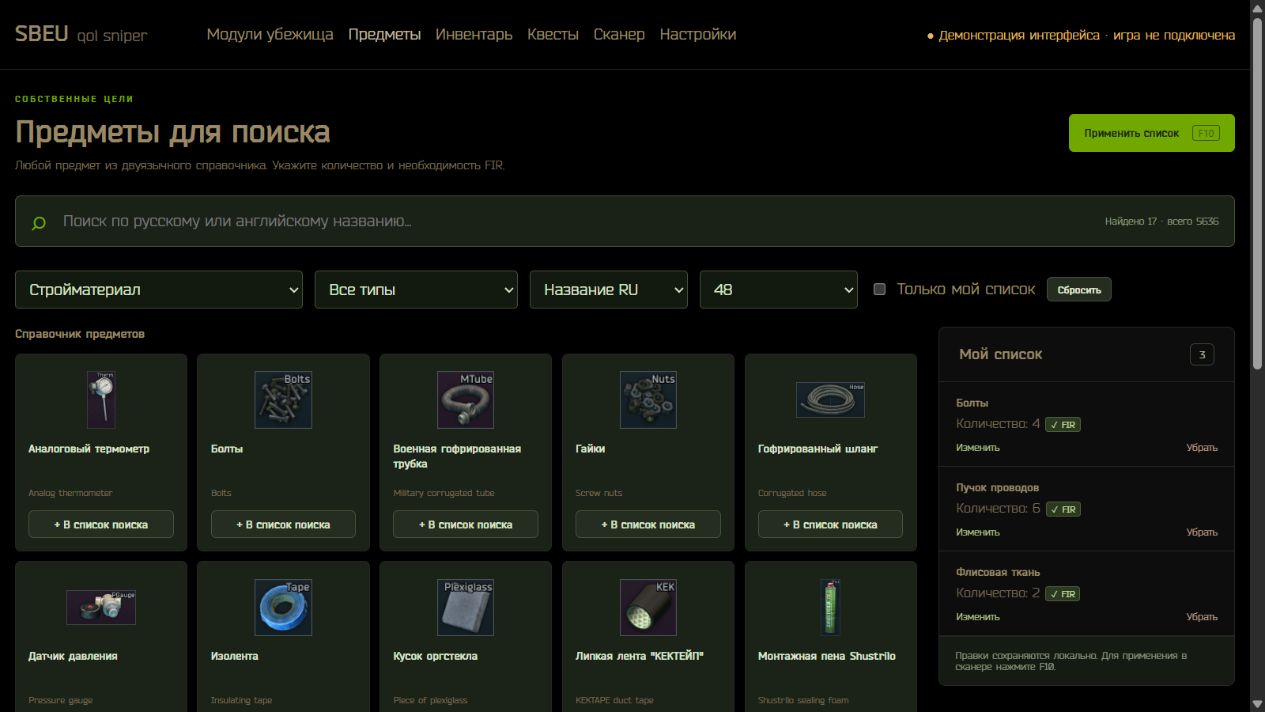
#> input picture docs/images/items.jpg, 1265 x 712 px
$ python -i library.py   (imports and definitions only)
#> lines starting #> are read from the running program, lines starting #| are printed output that depends on the picture
#> further down, picture is the input picture: shape (712, 1265, 3); mean B, G, R 17.5, 23.6, 19.9
"""Whole-catalog visual retrieval. Public artwork only; no game data access."""
from __future__ import annotations

import hashlib
import json
import threading
from concurrent.futures import ThreadPoolExecutor, as_completed
from io import BytesIO
from pathlib import Path

import cv2
import numpy as np
import requests
from PIL import Image

from .catalog import item_records
from .core import save_json


def descriptor(image):
    if image.ndim == 2:
        gray = image
    else:
        gray = cv2.cvtColor(image[:, :, :3], cv2.COLOR_BGR2GRAY)
    h, w = gray.shape
#> h = 712; w = 1265
    dx, dy = max(1, round(w*.12)), max(1, round(min(h, 64)*.24))
#> dx = 152; dy = 15
    center = gray[dy:max(dy+1,h-dy), dx:max(dx+1,w-dx)]
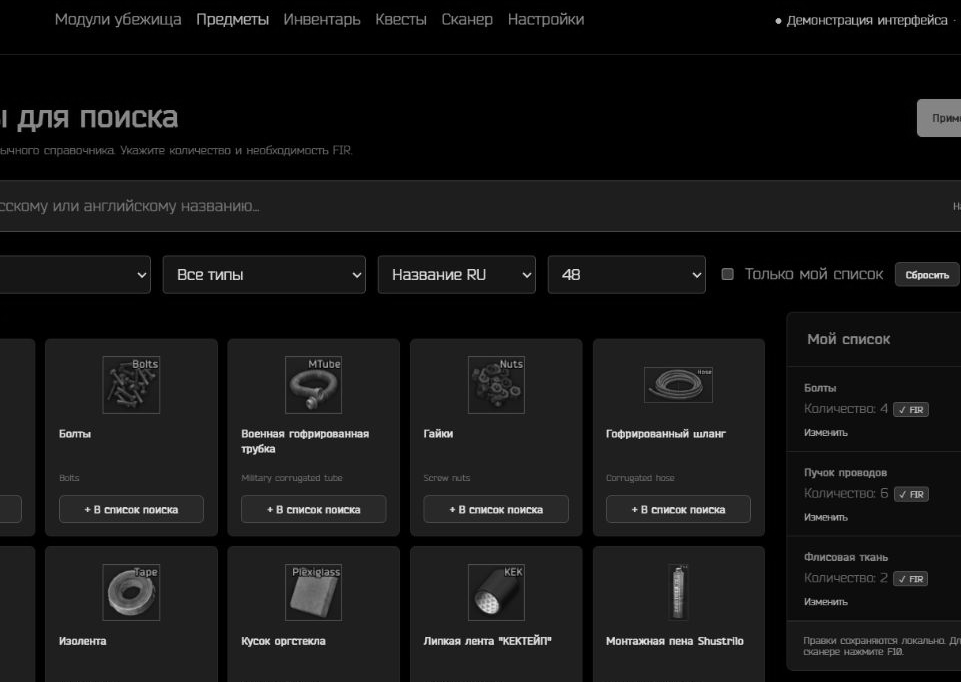
#> center: shape (682, 961); min 0, max 240, mean 21.3
    small = cv2.resize(center, (32, 32)).astype(np.float32)
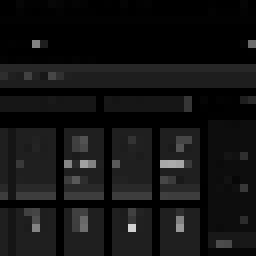
#> small: shape (32, 32) float32 (shown 8 times larger); min 0, max 209, mean 19.3
    small = (small-small.mean())/max(8., float(small.std()))
    dct = cv2.dct(small)[:8,:8].ravel()[1:]
#> dct = 63 values, max 5.66 at index 55, min -12.56 at index 7, mean -0.209
    dct /= max(1e-6, np.linalg.norm(dct))
#> dct = 63 values, max 0.307 at index 55, min -0.681 at index 7, mean -0.0113
    spatial = cv2.resize(small, (8, 8)).ravel()
#> spatial = 64 values, max 2.19 at index 34, min -0.82 at index 10, mean -0.077
    spatial /= max(1e-6, np.linalg.norm(spatial))
#> spatial = 64 values, max 0.423 at index 34, min -0.159 at index 10, mean -0.0149
    vector = np.concatenate((dct*.75, spatial*.66))
#> vector = 127 values, max 0.279 at index 97, min -0.511 at index 7, mean -0.00918
    return vector / max(1e-6, np.linalg.norm(vector))


class VisualLibrary:
    # [107 lines left out: functions __init__, load, prepare, build, footprints, not called in this run]

    def retrieve(self, image, limit=16):
        return self.retrieve_many([image],limit)[0]

    # [37 lines left out: function retrieve_many, not called in this run]


# [17 lines not run here, left out]

>>> import cv2
>>> picture = cv2.imread('../docs/images/items.jpg')
>>> result = descriptor(picture)
#> result = 127 values, max 0.28 at index 97, min -0.511 at index 7, mean -0.00918

$ run again, on docs/images/inventory.jpg
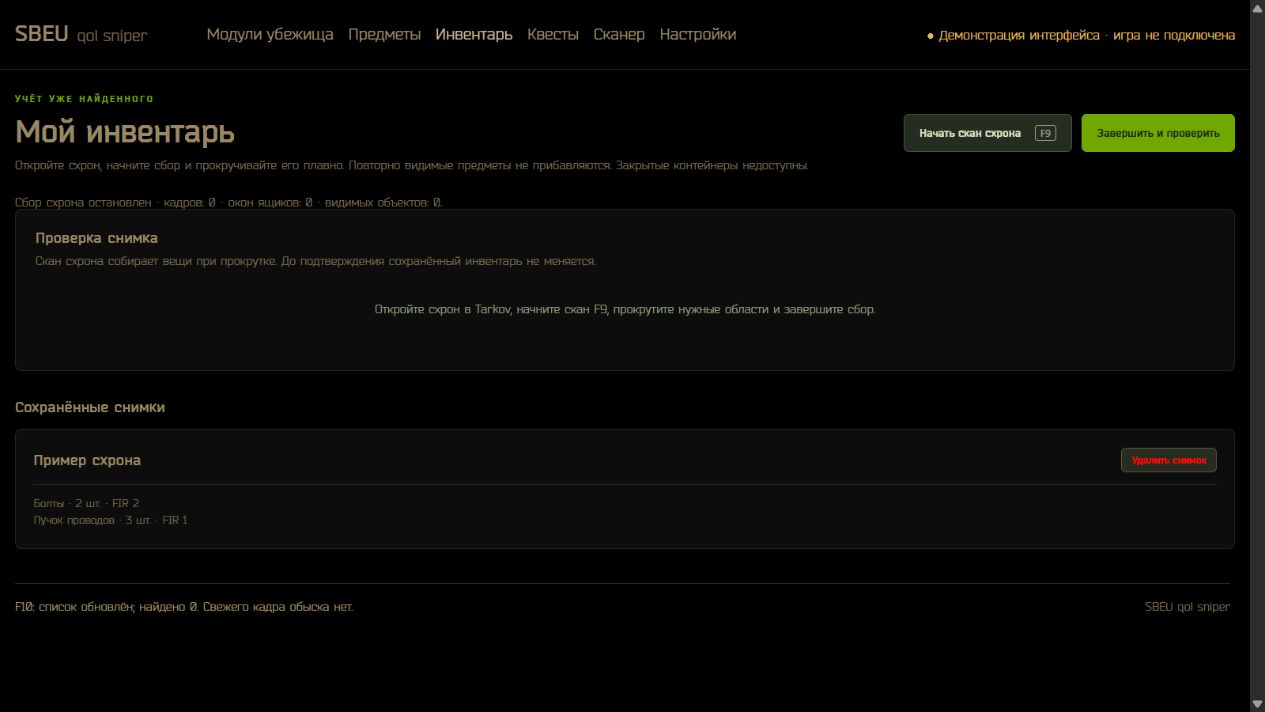
#> input picture docs/images/inventory.jpg, 1265 x 712 px
#> picture is the input picture: shape (712, 1265, 3); mean B, G, R 7.8, 9.4, 9.3
#> in descriptor, `center = gray[dy:max(dy+1,h-dy), dx:max(dx+1,w-dx)]`:
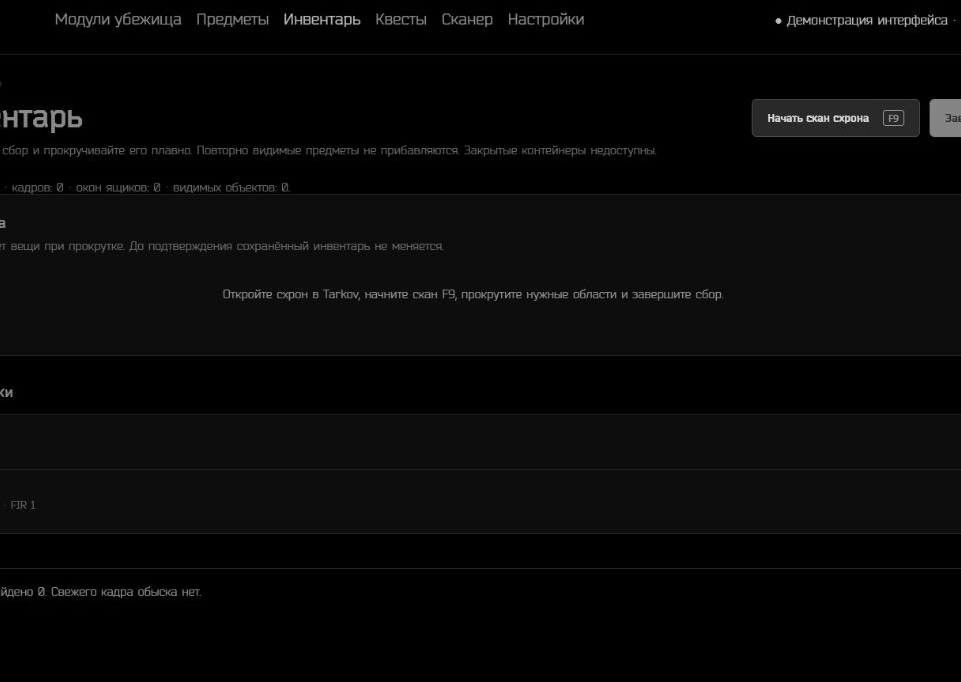
#> center: shape (682, 961); min 0, max 230, mean 8.1
#> in descriptor, `small = (small-small.mean())/max(8., float(small.std()))`:
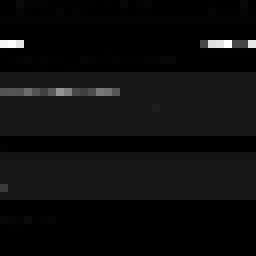
#> small: shape (32, 32) float32 (shown 8 times larger); min -0.545, max 9.97, mean -7.45e-09; drawn with min black and max white
#> in descriptor, `dct = cv2.dct(small)[:8,:8].ravel()[1:]`: dct = 63 values, max 3.29 at index 9, min -10 at index 15, mean -0.383
#> in descriptor, `dct /= max(1e-6, np.linalg.norm(dct))`: dct = 63 values, max 0.183 at index 9, min -0.558 at index 15, mean -0.0214
#> in descriptor, `spatial = cv2.resize(small, (8, 8)).ravel()`: spatial = 64 values, max 4.4 at index 8, min -0.545 at index 9, mean -0.0255
#> in descriptor, `spatial /= max(1e-6, np.linalg.norm(spatial))`: spatial = 64 values, max 0.689 at index 8, min -0.0853 at index 9, mean -0.004
#> vector = 127 values, max 0.455 at index 71, min -0.418 at index 15, mean -0.00928
#> result = 127 values, max 0.455 at index 71, min -0.419 at index 15, mean -0.00929

$ run again, on docs/images/quests.jpg
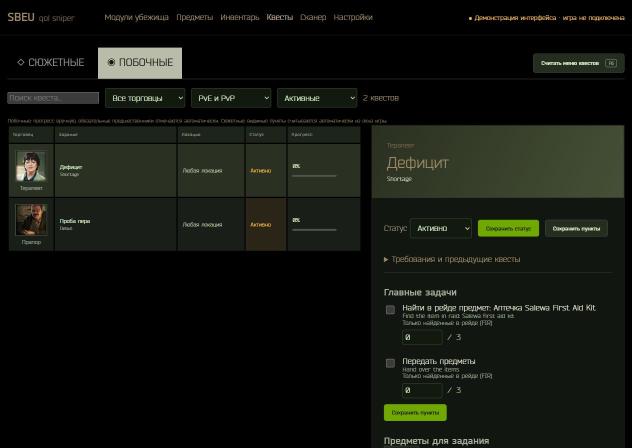
#> input picture docs/images/quests.jpg, 1264 x 895 px (shown at 1/2 size)
#> picture is the input picture: shape (895, 1264, 3); mean B, G, R 15.6, 21.8, 19
#> in descriptor, `center = gray[dy:max(dy+1,h-dy), dx:max(dx+1,w-dx)]`:
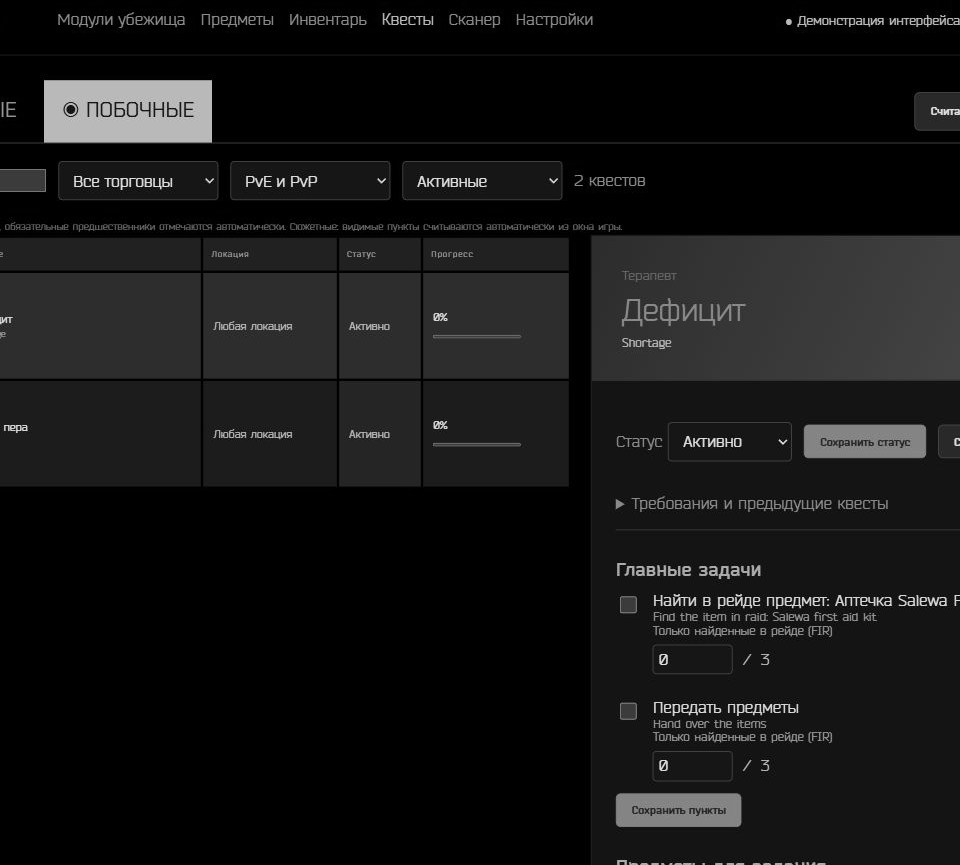
#> center: shape (865, 960); min 0, max 243, mean 20.8
#> in descriptor, `small = (small-small.mean())/max(8., float(small.std()))`:
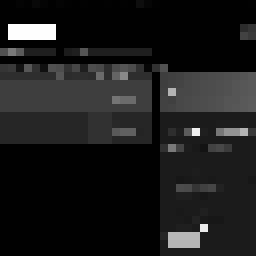
#> small: shape (32, 32) float32 (shown 8 times larger); min -0.658, max 5.46, mean -1.49e-08; drawn with min black and max white
#> in descriptor, `dct = cv2.dct(small)[:8,:8].ravel()[1:]`: dct = 63 values, max 9.7 at index 8, min -9.76 at index 23, mean -0.204
#> in descriptor, `dct /= max(1e-6, np.linalg.norm(dct))`: dct = 63 values, max 0.445 at index 8, min -0.448 at index 23, mean -0.00937
#> in descriptor, `spatial = cv2.resize(small, (8, 8)).ravel()`: spatial = 64 values, max 3.74 at index 61, min -0.658 at index 0, mean -0.0288
#> in descriptor, `spatial /= max(1e-6, np.linalg.norm(spatial))`: spatial = 64 values, max 0.622 at index 61, min -0.109 at index 0, mean -0.00478
#> vector = 127 values, max 0.41 at index 124, min -0.336 at index 23, mean -0.00508
#> result = 127 values, max 0.411 at index 124, min -0.336 at index 23, mean -0.00508
